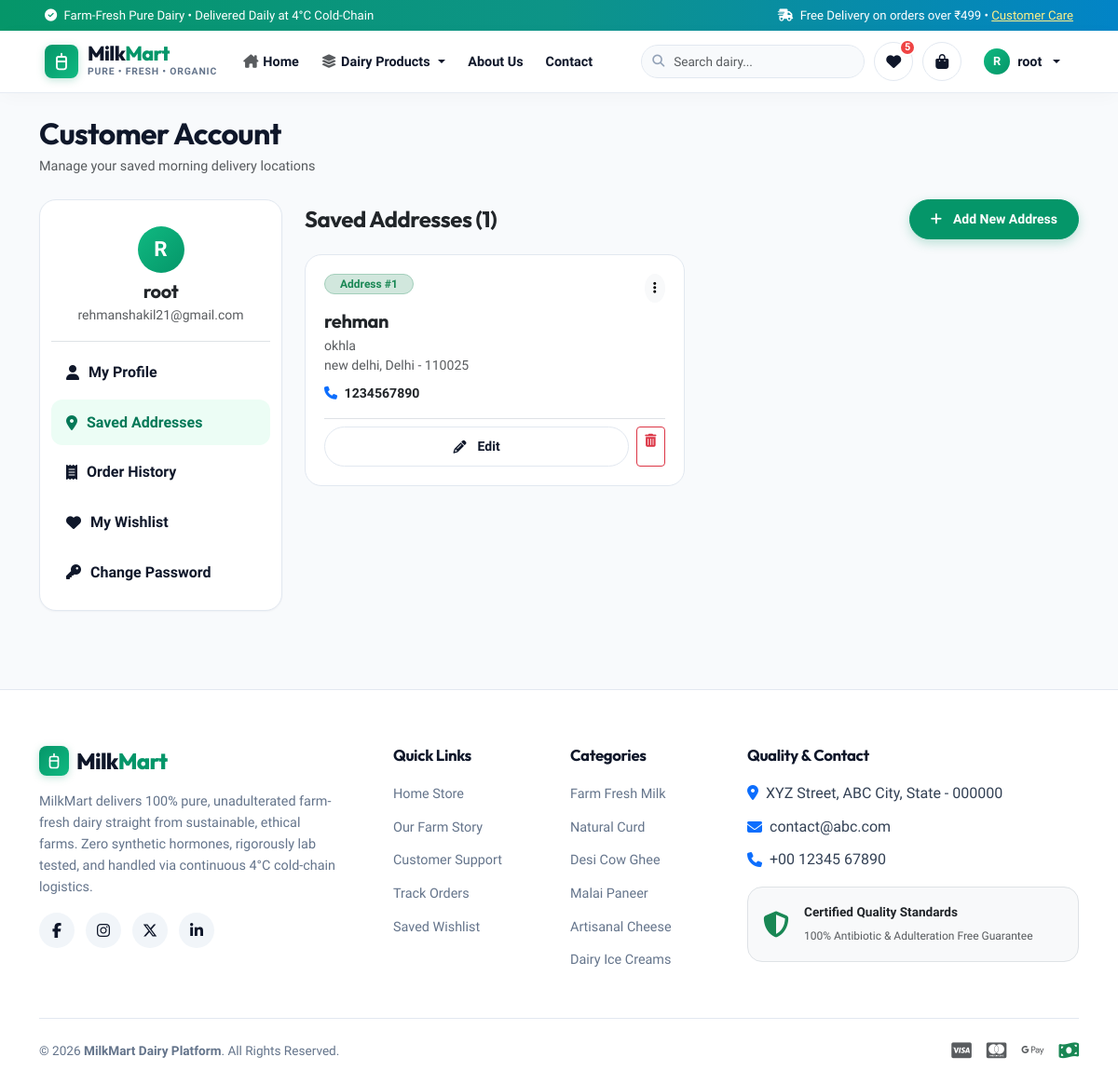
The page /address/ (signed in) on the database its author committed.
### app/models.py (models this page shows, shortened)
class Customer(models.Model):
    user = models.ForeignKey(User, on_delete=models.CASCADE)
    name = models.CharField(max_length=200)
    locality = models.CharField(max_length=200)
    city= models.CharField(max_length=50)
    mobile = models.IntegerField(default=0)
    zipcode = models.IntegerField()
    state = models.CharField(choices=STATE_CHOICES, max_length=100)

### app/views.py (the view)
# urls.py: path('address/', views.address, name='address'),
@login_required
def address(request):
    addresses = Customer.objects.filter(user=request.user)
    return render(request, 'app/address.html', {'add': addresses, 'active': 'address'})

### app/context_processors.py (called while the page is built)
def cart_and_wishlist_counts(request):
    totalitem = 0
    wishitem = 0
    if request.user.is_authenticated:
        totalitem = Cart.objects.filter(user=request.user).count()
        wishitem = Wishlist.objects.filter(user=request.user).count()
    categories = [
        {'code': code, 'name': name}
        for code, name in CATEGORY_CHOICES
    ]
    return {
        'totalitem': totalitem,
        'wishitem': wishitem,
        'nav_categories': categories,
    }

### app/templates/app/address.html (shortened to what this page needs)
{% extends "app/base.html" %}
{% load static %}
{% block main-content %}
<div class="container my-4">
    <div class="mb-4">
        <h2 class="mb-1">Customer Account</h2>
        <p class="text-muted" style="font-size: 0.9rem;">Manage your saved morning delivery locations</p>
    </div>
    <div class="row g-4">
        <div class="col-lg-3">
            <div class="account-nav-tabs">
                <div class="p-3 border-bottom mb-2 text-center">
                    <div class="avatar-initial mx-auto mb-2" style="width: 50px; height: 50px; font-size: 1.4rem;">
                        {{ request.user.username|slice:":1"|upper }}
                    </div>
                    <h5 class="fw-bold mb-0 text-dark">{{ request.user.username }}</h5>
                    <small class="text-muted">{{ request.user.email|default:"Active Customer" }}</small>
                </div>
                <nav class="nav flex-column">
                    <a href="{% url 'profile' %}" class="account-nav-link">
                        <i class="fa-solid fa-user"></i> My Profile
                    </a>
                    <a href="{% url 'address' %}" class="account-nav-link active">
                        <i class="fa-solid fa-location-dot"></i> Saved Addresses
                    </a>
                    <a href="{% url 'orders' %}" class="account-nav-link">
                        <i class="fa-solid fa-receipt"></i> Order History
                    </a>
                    <a href="{% url 'wishlist' %}" class="account-nav-link">
                        <i class="fa-solid fa-heart"></i> My Wishlist
                    </a>
                    <a href="{% url 'passwordchange' %}" class="account-nav-link">
                        <i class="fa-solid fa-key"></i> Change Password
                    </a>
                </nav>
            </div>
        </div>
        <div class="col-lg-9">
            <div class="d-flex justify-content-between align-items-center mb-3">
                <h4 class="fw-bold text-dark mb-0">Saved Addresses ({{ add.count }})</h4>
                <a href="{% url 'profile' %}" class="btn btn-primary-dairy btn-sm">
                    <i class="fa-solid fa-plus me-1"></i> Add New Address
                </a>
            </div>
            {% if add %}
            <div class="row g-3">
                {% for ad in add %}
                <div class="col-md-6">
                    <div class="address-card-modern">
                        <div class="d-flex justify-content-between align-items-start mb-2">
                            <span class="badge bg-success-subtle text-success border border-success-subtle rounded-pill px-3 py-1">
                                Address #{{ forloop.counter }}
                            </span>
                            <div class="dropdown">
                                <button class="btn btn-sm btn-light rounded-circle" type="button" data-bs-toggle="dropdown">
                                    <i class="fa-solid fa-ellipsis-vertical"></i>
                                </button>
                            </div>
                        </div>
                        <h5 class="fw-bold text-dark mb-1">{{ ad.name }}</h5>
                        <p class="text-muted mb-2" style="font-size: 0.88rem; line-height: 1.5;">
                            {{ ad.locality }}<br>
                            {{ ad.city }}, {{ ad.state }} - {{ ad.zipcode }}
                        </p>
                        <div class="text-dark fw-semibold mb-3" style="font-size: 0.88rem;">
                            <i class="fa-solid fa-phone text-primary me-1"></i> {{ ad.mobile }}
                        </div>
                        <div class="d-flex gap-2 pt-2 border-top">
                            <a href="{% url 'updateAddress' pk=ad.id %}" class="btn btn-sm btn-outline-dairy flex-grow-1">
                                <i class="fa-solid fa-pencil me-1"></i> Edit
                            </a>
                            <a href="{% url 'deleteAddress' pk=ad.id %}" class="btn btn-sm btn-outline-danger" onclick="return confirm('Are you sure you want to remove this address?');">
                                <i class="fa-solid fa-trash-can"></i>
                            </a>
                        </div>
                    </div>
                </div>
                {% endfor %}
            </div>
            {% endif %}
        </div>
    </div>
</div>
{% endblock main-content %}

### app/templates/app/base.html (shortened to what this page needs)
{% load static %}
<!DOCTYPE html>
<html lang="en">
<head>
    <link href="https://cdn.jsdelivr.net/npm/bootstrap@5.3.3/dist/css/bootstrap.min.css" rel="stylesheet">
    <link rel="stylesheet" href="https://cdnjs.cloudflare.com/ajax/libs/font-awesome/6.5.2/css/all.min.css" />
    <link rel="stylesheet" href="{% static 'app/css/style.css' %}" />
</head>
<body>
    <div class="top-notice-bar">
        <div class="container-fluid px-lg-4 px-xl-5 d-flex justify-content-between align-items-center">
            <div>
                <i class="fa-solid fa-check-circle me-1"></i> Farm-Fresh Pure Dairy &bull; Delivered Daily at 4°C Cold-Chain
            </div>
            <div class="d-none d-md-block">
                <i class="fa-solid fa-truck-fast me-1"></i> Free Delivery on orders over ₹499 &bull; <a href="{% url 'contact' %}">Customer Care</a>
            </div>
        </div>
    </div>
    <header class="navbar navbar-expand-lg navbar-milkmart">
        <div class="container-fluid px-lg-4 px-xl-5">
            <a class="navbar-brand-modern me-3" href="{% url 'home' %}">
                <div class="brand-logo-mark">
                    <svg width="20" height="20" viewBox="0 0 24 24" fill="none" stroke="currentColor" stroke-width="2.2" stroke-linecap="round" stroke-linejoin="round">
                        <path d="M12 2v4M8 6h8a2 2 0 0 1 2 2v11a3 3 0 0 1-3 3H9a3 3 0 0 1-3-3V8a2 2 0 0 1 2-2z"/>
                        <path d="M6 12h12"/>
                    </svg>
                </div>
                <div>
                    <h1 class="brand-title">Milk<span>Mart</span></h1>
                    <p class="brand-tagline">Pure &bull; Fresh &bull; Organic</p>
                </div>
            </a>
            <div class="collapse navbar-collapse" id="navbarMilkMartContent">
                <ul class="navbar-nav me-auto mb-2 mb-lg-0 align-items-lg-center">
                    <li class="nav-item">
                        <a class="nav-link nav-link-modern" href="{% url 'home' %}">
                            <i class="fa-solid fa-house-chimney text-muted"></i> Home
                        </a>
                    </li>
                    <li class="nav-item dropdown">
                        <a class="nav-link nav-link-modern dropdown-toggle" href="#" role="button" data-bs-toggle="dropdown" aria-expanded="false">
                            <i class="fa-solid fa-layer-group text-muted"></i> Dairy Products
                        </a>
                    </li>
                    <li class="nav-item">
                        <a class="nav-link nav-link-modern" href="{% url 'about' %}">About Us</a>
                    </li>
                    <li class="nav-item">
                        <a class="nav-link nav-link-modern" href="{% url 'contact' %}">Contact</a>
                    </li>
                </ul>
                <div class="nav-actions-container mt-3 mt-lg-0">
                    <form class="nav-search-form" role="search" action="{% url 'search' %}" method="get">
                        <input class="form-control nav-search-input" type="search" placeholder="Search dairy..." name="search" value="{{ query|default:'' }}" aria-label="Search">
                    </form>
                    <a href="{% url 'wishlist' %}" class="nav-action-btn" title="Saved Wishlist">
                        <i class="fa-solid fa-heart"></i>
                        <span id="nav-wish-badge" class="nav-badge-pill" style="{% if not wishitem %}display:none;{% endif %}">{{ wishitem }}</span>
                    </a>
                    <a href="{% url 'showcart' %}" class="nav-action-btn" title="Shopping Cart">
                        <i class="fa-solid fa-bag-shopping"></i>
                    </a>
                    {% if request.user.is_authenticated %}
                    <div class="dropdown">
                        <button class="user-avatar-btn dropdown-toggle border-0" type="button" data-bs-toggle="dropdown" aria-expanded="false">
                            <span class="avatar-initial">{{ request.user.username|slice:":1"|upper }}</span>
                            <span class="d-none d-sm-inline">{{ request.user.username }}</span>
                        </button>
                    </div>
                    {% endif %}
                </div>
            </div>
        </div>
    </header>
    <main class="site-main">
        {% block main-content %}{% endblock main-content %}
    </main>
    <footer class="site-footer-modern">
        <div class="container">
            <div class="row g-4">
                <div class="col-lg-4 col-md-6">
                    <div class="d-flex align-items-center gap-2 mb-3">
                        <div class="brand-logo-mark" style="width:32px; height:32px;">
                            <svg width="18" height="18" viewBox="0 0 24 24" fill="none" stroke="currentColor" stroke-width="2.2" stroke-linecap="round" stroke-linejoin="round">
                                <path d="M12 2v4M8 6h8a2 2 0 0 1 2 2v11a3 3 0 0 1-3 3H9a3 3 0 0 1-3-3V8a2 2 0 0 1 2-2z"/>
                                <path d="M6 12h12"/>
                            </svg>
                        </div>
                        <h2 class="brand-title fs-4 mb-0">Milk<span>Mart</span></h2>
                    </div>
                    <p class="footer-brand-bio">
                        MilkMart delivers 100% pure, unadulterated farm-fresh dairy straight from sustainable, ethical farms. Zero synthetic hormones, rigorously lab tested, and handled via continuous 4°C cold-chain logistics.
                    </p>
                    <div class="mt-3">
                        <a href="#" class="footer-social-btn" title="Facebook"><i class="fa-brands fa-facebook-f"></i></a>
                        <a href="#" class="footer-social-btn" title="Instagram"><i class="fa-brands fa-instagram"></i></a>
                        <a href="#" class="footer-social-btn" title="Twitter"><i class="fa-brands fa-x-twitter"></i></a>
                        <a href="#" class="footer-social-btn" title="LinkedIn"><i class="fa-brands fa-linkedin-in"></i></a>
                    </div>
                </div>
                <div class="col-lg-2 col-md-6 col-6">
                    <h5 class="footer-heading">Quick Links</h5>
                    <ul class="footer-links-list">
                        <li><a href="{% url 'home' %}">Home Store</a></li>
                        <li><a href="{% url 'about' %}">Our Farm Story</a></li>
                        <li><a href="{% url 'contact' %}">Customer Support</a></li>
                        <li><a href="{% url 'orders' %}">Track Orders</a></li>
                        <li><a href="{% url 'wishlist' %}">Saved Wishlist</a></li>
                    </ul>
                </div>
                <div class="col-lg-2 col-md-6 col-6">
                    <h5 class="footer-heading">Categories</h5>
                    <ul class="footer-links-list">
                        <li><a href="{% url 'category' 'ML' %}">Farm Fresh Milk</a></li>
                        <li><a href="{% url 'category' 'CR' %}">Natural Curd</a></li>
                        <li><a href="{% url 'category' 'GH' %}">Desi Cow Ghee</a></li>
                        <li><a href="{% url 'category' 'PN' %}">Malai Paneer</a></li>
                        <li><a href="{% url 'category' 'cz' %}">Artisanal Cheese</a></li>
                        <li><a href="{% url 'category' 'IC' %}">Dairy Ice Creams</a></li>
                    </ul>
                </div>
                <div class="col-lg-4 col-md-6">
                    <h5 class="footer-heading">Quality & Contact</h5>
                    <ul class="footer-links-list mb-3">
                        <li class="d-flex align-items-start gap-2">
                            <i class="fa-solid fa-location-dot mt-1 text-primary"></i>
                            <span>XYZ Street, ABC City, State - 000000</span>
                        </li>
                        <li class="d-flex align-items-center gap-2">
                            <i class="fa-solid fa-envelope text-primary"></i>
                            <span>contact@abc.com</span>
                        </li>
                        <li class="d-flex align-items-center gap-2">
                            <i class="fa-solid fa-phone text-primary"></i>
                            <span>+00 12345 67890</span>
                        </li>
                    </ul>
                    <div class="p-3 bg-light rounded-4 border d-flex align-items-center gap-3">
                        <i class="fa-solid fa-shield-halved fs-3 text-success"></i>
                        <div>
                            <div class="fw-bold text-dark" style="font-size:0.85rem;">Certified Quality Standards</div>
                            <small class="text-muted" style="font-size:0.75rem;">100% Antibiotic & Adulteration Free Guarantee</small>
                        </div>
                    </div>
                </div>
            </div>
            <div class="footer-bottom-bar d-flex flex-column flex-md-row justify-content-between align-items-center gap-3">
                <div>
                    &copy; 2026 <strong>MilkMart Dairy Platform</strong>. All Rights Reserved.
                </div>
                <div class="d-flex align-items-center gap-3 text-muted" style="font-size:1.2rem;">
                    <i class="fa-brands fa-cc-visa" title="Visa"></i>
                    <i class="fa-brands fa-cc-mastercard" title="MasterCard"></i>
                    <i class="fa-brands fa-google-pay" title="Google Pay"></i>
                    <i class="fa-solid fa-money-bill-wave text-success" title="Cash On Delivery"></i>
                </div>
            </div>
        </div>
    </footer>
</body>
</html>

### rows shown on the page
Customer: name "rehman", locality "okhla", city "new delhi", state "Delhi", zipcode "110025", mobile "1234567890"

### other values the page prints
{{ wishitem }} "5"
{{ request.user.username|slice:":1"|upper }} "R"
{{ request.user.username }} "root"
{{ request.user.email|default:"Active Customer" }} "rehmanshakil21@gmail.com"
{{ add.count }} "1"
